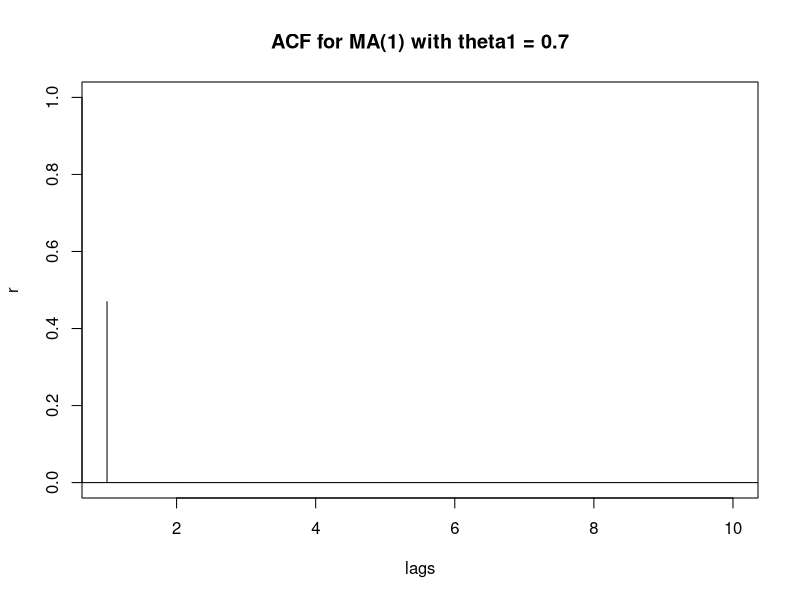
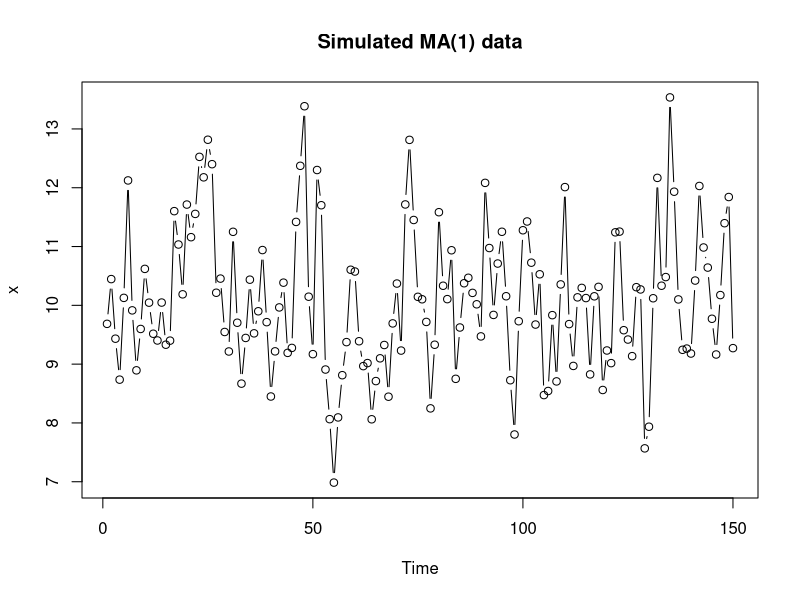
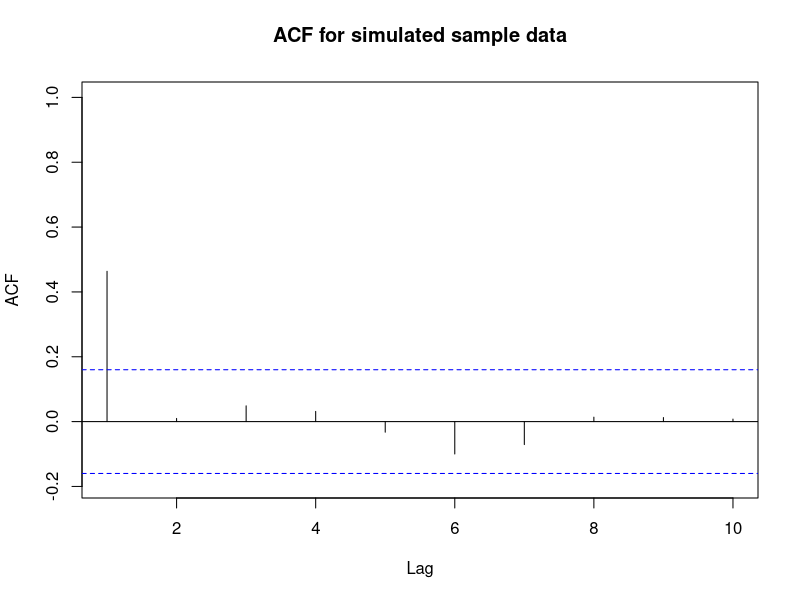
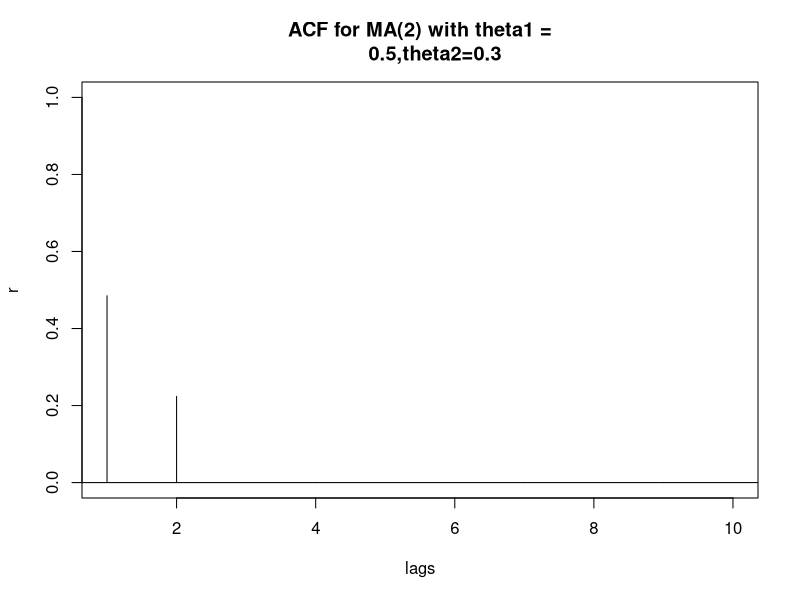
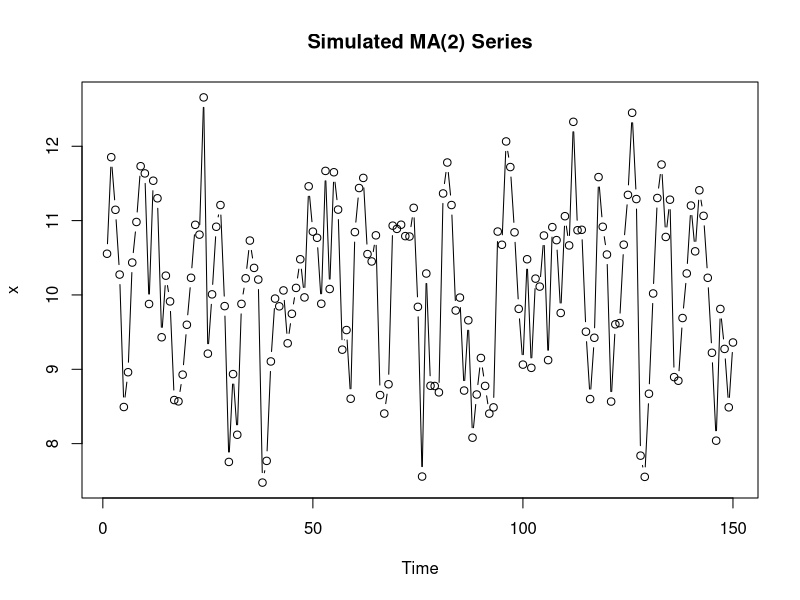
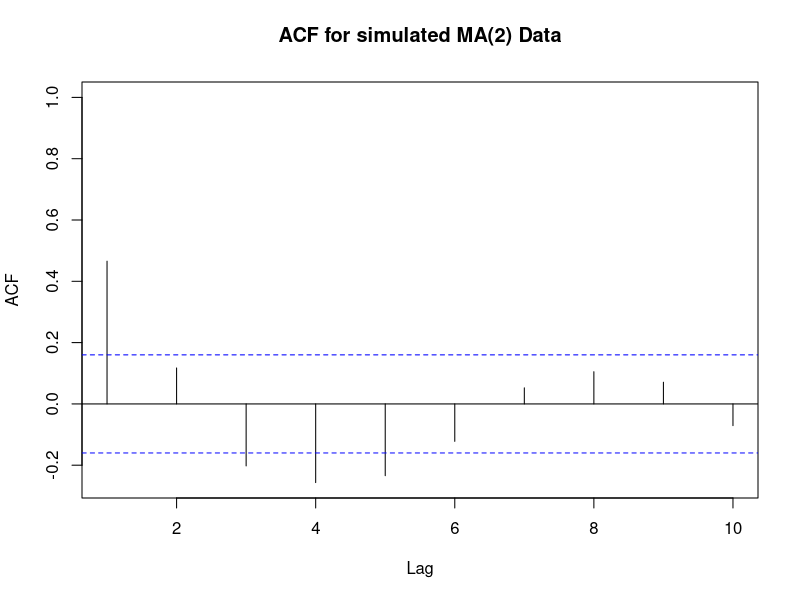

These figures' R source, in order:
acfma1=ARMAacf(ma=c(0.7), lag.max=10) # 10 lags of ACF for MA(1) with theta1 = 0.7
lags=0:10 #creates a variable named lags that ranges from 0 to 10.
plot(lags,acfma1,xlim=c(1,10), ylab="r",type="h", main = "ACF for MA(1) with theta1 = 0.7")
abline (h=0) #adds a horizontal axis to the plot

xc=arima.sim(n=150, list(ma=c(0.7))) #Simulates n = 150 values from MA(1)
x=xc+10 # adds 10 to make mean = 10. Simulation defaults to mean = 0.
plot(x,type="b", main="Simulated MA(1) data")
acf(x, xlim=c(1,10), main="ACF for simulated sample data")

acfma2=ARMAacf(ma=c(0.5,0.3), lag.max=10)
acfma2
lags=0:10
plot(lags,acfma2,xlim=c(1,10), ylab="r",type="h", main = "ACF for MA(2) with theta1 =
     0.5,theta2=0.3")
abline (h=0)
xc=arima.sim(n=150, list(ma=c(0.5, 0.3)))
x=xc+10
plot (x, type="b", main = "Simulated MA(2) Series")
acf(x, xlim=c(1,10), main="ACF for simulated MA(2) Data")